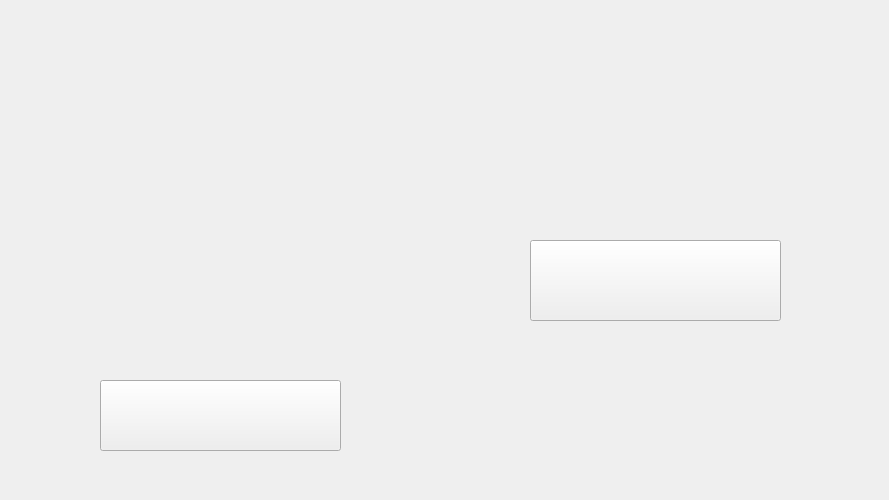
<?xml version="1.0" encoding="UTF-8"?>
<ui version="4.0">
 <class>MainWindow</class>
 <widget class="QMainWindow" name="MainWindow">
  <property name="geometry">
   <rect>
    <x>0</x>
    <y>0</y>
    <width>889</width>
    <height>500</height>
   </rect>
  </property>
  <property name="windowTitle">
   <string>MainWindow</string>
  </property>
  <property name="styleSheet">
   <string notr="true">border-image: url(:/fondo/Downloads/1x/Recurso 6.png);</string>
  </property>
  <widget class="QWidget" name="centralwidget">
   <widget class="QPushButton" name="pushButton">
    <property name="geometry">
     <rect>
      <x>530</x>
      <y>240</y>
      <width>251</width>
      <height>81</height>
     </rect>
    </property>
    <property name="styleSheet">
     <string notr="true">border-image: url(:/fondo/Downloads/1x/Recurso 5.png);</string>
    </property>
    <property name="text">
     <string/>
    </property>
   </widget>
   <widget class="QPushButton" name="pushButton_2">
    <property name="geometry">
     <rect>
      <x>100</x>
      <y>380</y>
      <width>241</width>
      <height>71</height>
     </rect>
    </property>
    <property name="styleSheet">
     <string notr="true">border-image: url(:/fondo/Downloads/1x/Recurso 4.png);</string>
    </property>
    <property name="text">
     <string/>
    </property>
   </widget>
   <widget class="QLabel" name="label">
    <property name="geometry">
     <rect>
      <x>630</x>
      <y>50</y>
      <width>161</width>
      <height>101</height>
     </rect>
    </property>
    <property name="font">
     <font>
      <pointsize>15</pointsize>
     </font>
    </property>
    <property name="styleSheet">
     <string notr="true">border-image: url(:/fondo/Downloads/1x/Recurso 7.png);</string>
    </property>
    <property name="text">
     <string/>
    </property>
   </widget>
  </widget>
 </widget>
 <resources>
  <include location="../adad.qrc"/>
 </resources>
 <connections/>
</ui>
